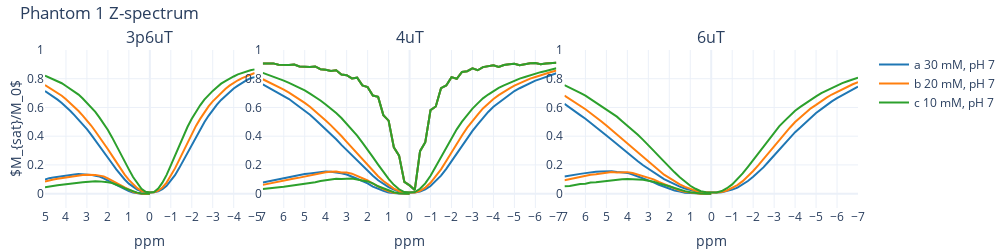
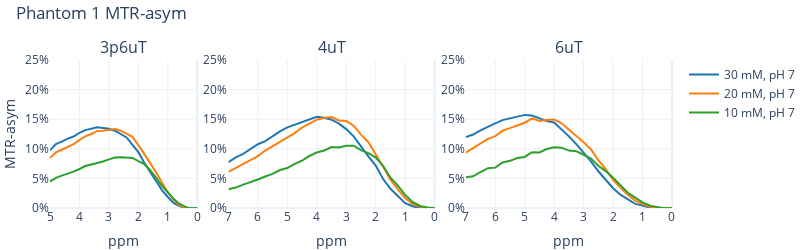
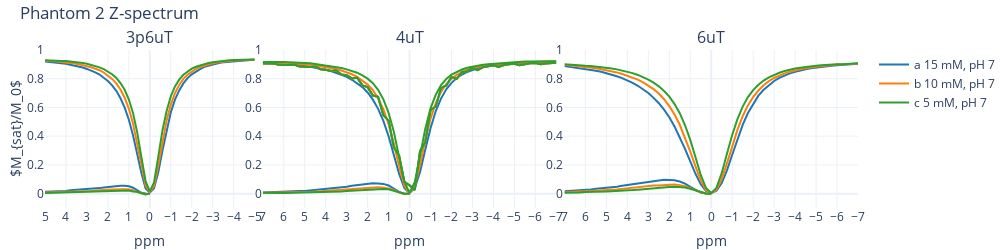
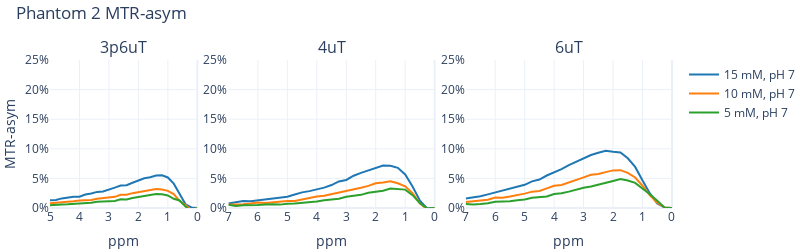

Write notebook code for charts like these, in order.
### Code cell
for phantom_i in [0, 1, 2]:
    cest_prtcl_names = cest_prtcls_names[phantom_i]  # 3.6, 4, 6
    colors = ['#1f77b4', '#ff7f0e', '#2ca02c']
    conc_l = conc_ls[phantom_i]
    ph_l = ph_ls[phantom_i]
    tag = tags[phantom_i]
    abc_id = [tag.index('a'), tag.index('b'), tag.index('c')]

    fig = make_subplots(rows=1, cols=len(cest_prtcl_names),
                        subplot_titles=B_names[phantom_i], vertical_spacing = 0.07, horizontal_spacing=0.01, column_widths=[w1, w2, w3])
    fig_2 = make_subplots(rows=1, cols=len(cest_prtcl_names),
                          subplot_titles=B_names[phantom_i], vertical_spacing = 0.07, horizontal_spacing=0.05, column_widths=[w1, w2, w3])

    mean_z_spectrum = mean_z_spectra[phantom_i]
    mean_z_spectrum_not_cor = mean_z_spectra_n_c[phantom_i]
    # Iterate over each channel
    for B_idx in range(len(cest_prtcl_names)):
        # Iterate over each image
        for tag_i, cur_tag in enumerate(['a', 'b', 'c']):
            vial_i = tag.index(cur_tag)
            z_vial_B = mean_z_spectrum[vial_i,B_idx,:]
            z_vial_B_not_cor = mean_z_spectrum_not_cor[vial_i,B_idx,:]
            
            if B_idx == 0:
                ppm_lim = 5
                z_vial_B = z_vial_B[:51]
            else:
                ppm_lim = 7

            # MTR asym calculation
            cha_n = len(z_vial_B)
            mid_i = int(cha_n/2 - 1)
            last_i = int(cha_n-1)
            positives = z_vial_B[0:(mid_i+2)]  # positives to 0 (including)
            negatives = z_vial_B[last_i:mid_i:-1]  # negatives to 0 (including)

            MTR_asym = negatives-positives
            ppm_asym = np.linspace(ppm_lim, 0, num=(mid_i+2))     

            ppm = np.linspace(ppm_lim, -ppm_lim, num=cha_n)

            col_idx = B_idx + 1
            fig.add_trace(go.Scatter(x=ppm, y=z_vial_B, line=dict(color=colors[tag_i]), name=f'{cur_tag} {conc_l[vial_i]}, {ph_l[vial_i]}', legendgroup=f'{1}_{col_idx}_1'), row=1, col=col_idx)
            if B_idx==1:
                fig.add_trace(go.Scatter(x=ppm, y=py_sig, line=dict(color=colors[tag_i]), name=f'just_try', legendgroup=f'{1}_{col_idx}_1'), row=1, col=col_idx)
            # fig.add_trace(go.Scatter(x=ppm, y=z_vial_B_not_cor, line=dict(color='gray'), name=f'{cur_tag} {conc_l[vial_i]}, {ph_l[vial_i]}', legendgroup=f'{1}_{col_idx}_1'), row=1, col=col_idx)  # later delete!
            
            fig.add_trace(go.Scatter(x=ppm_asym, y=MTR_asym, line=dict(color=colors[tag_i]), name=f'{conc_l[vial_i]}, {ph_l[vial_i]}', legendgroup=f'{1}_{col_idx}_2'), row=1, col=col_idx)
            fig.update_xaxes(title_text='ppm', row=1, col=col_idx)
            
            fig_2.add_trace(go.Scatter(x=ppm_asym, y=MTR_asym, line=dict(color=colors[tag_i]), name=f'{conc_l[vial_i]}, {ph_l[vial_i]}', legendgroup=f'{1}_{col_idx}_2'), row=1, col=col_idx)
            fig_2.update_xaxes(title_text='ppm', row=1, col=col_idx)
            
    fig.update_yaxes(title_text='$M_{sat}/M_0$', row=1, col=1, title_standoff=2)
    fig_2.update_yaxes(title_text='MTR-asym', row=1, col=1)
    
    # Update layout
    fig.update_layout(template='plotly_white',  # Set the theme to plotly white
                      title_text=f'Phantom {phantom_i+1} Z-spectrum',
                      height=250, width=1000,
                      title=dict(x=0.02, y=0.97),
                      margin=dict(l=45, r=0, t=50, b=0)
                      )  # Adjust the title position
    
    fig_2.update_layout(template='plotly_white',  # Set the theme to plotly white
                  title_text=f'Phantom {phantom_i+1} MTR-asym',
                  height=250, width=800,
                  title=dict(x=0.02, y=0.97),
                  margin=dict(l=0, r=0, t=60, b=0)
                        )  # Adjust the title position

    # Set axes for z-spectrum
    fig.update_xaxes(autorange='reversed',tickmode='linear', tick0=0, dtick=1)
    fig.update_yaxes(tickmode='linear', tick0=0, dtick=0.2, range=[-0.1, 1])
    
    # # Set axes for MTR-asym
    fig_2.update_xaxes(autorange='reversed', dtick=1)
    # fig_2.update_xaxes(tickvals=list(range(5)), ticktext=list(map(str, range(4, -1, -1))))
    fig_2.update_yaxes(tickmode='linear', tick0=0, dtick=0.05, range=[0, 0.25], tickformat='.0%')    

    # Show only specific legend groups
    for trace in fig.data:
        trace.showlegend = (trace.legendgroup == '1_1_1')
        
    # Show only specific legend groups
    for trace in fig_2.data:
        trace.showlegend = (trace.legendgroup == '1_1_2')

    # Show the plot
    print(f'Phantom {phantom_i+1}: Glutamate (a) {conc_l[abc_id[0]]}, {ph_l[abc_id[0]]} '
                                                       f'(b) {conc_l[abc_id[1]]}, {ph_l[abc_id[1]]} '
                                                       f'(c) {conc_l[abc_id[2]]}, {ph_l[abc_id[2]]}')
    fig.show()
    fig_2.show()
    
    pio.write_image(fig, f'images/z_spec/zspec_phantom_{phantom_i+1}.jpeg')
    pio.write_image(fig_2, f'images/z_spec/mtr_phantom_{phantom_i+1}.jpeg')
